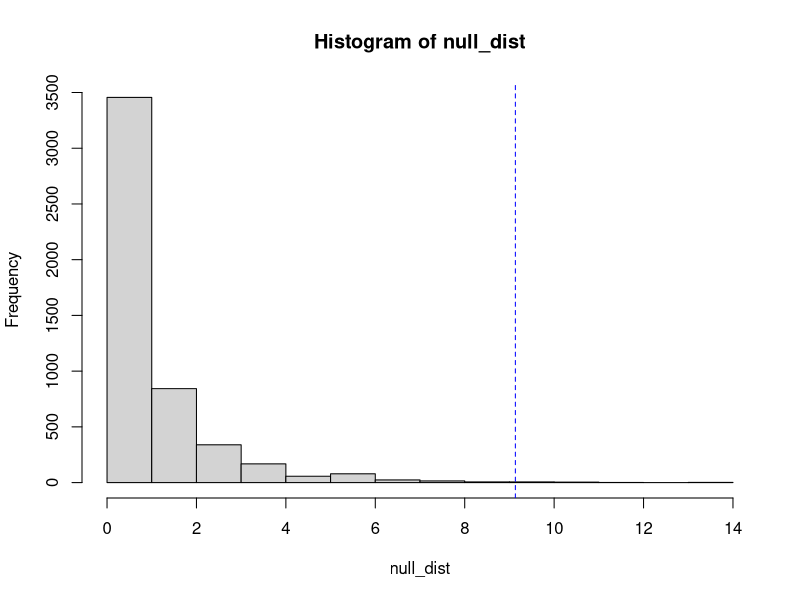
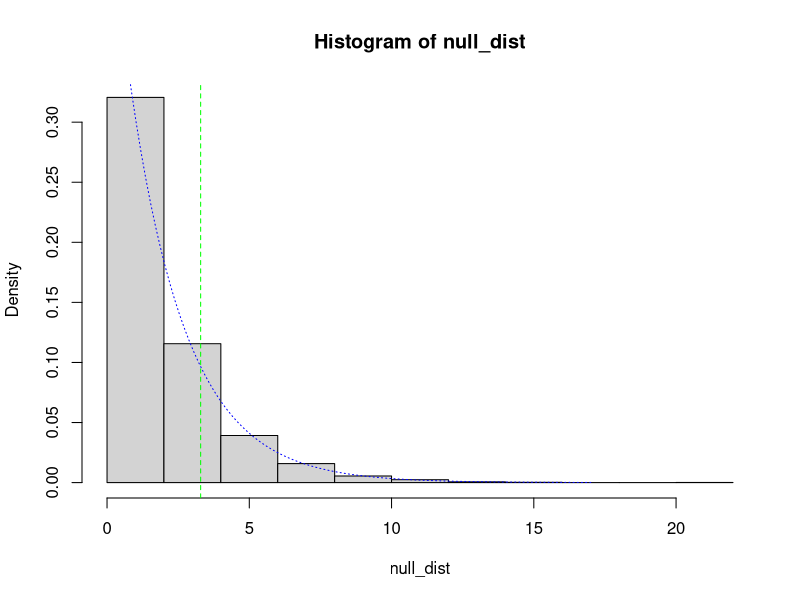
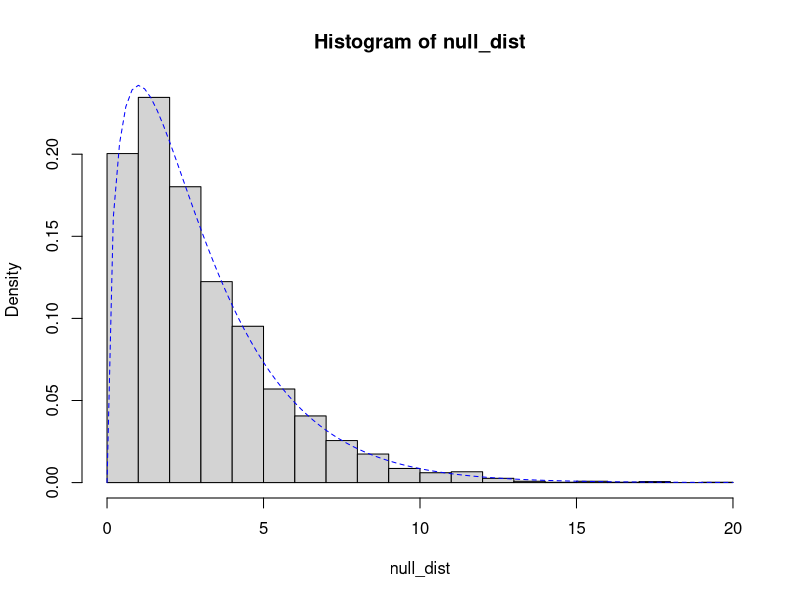

Reproduce these figures in R, in order.
#Create data frame of the type needed for permutation test

bully_data <- matrix(c(rep(c("S", "B"), 42),
         rep(c("S", "N"), 50),
         rep(c("N", "B"), 30), 
         rep(c("N", "N"), 87)), ncol = 2, byrow = TRUE)
bully_data <- as.data.frame(bully_data)

str(bully_data)
names(bully_data) <- c("Height", "Bullied")
table(bully_data) #This is in a different order than we had it in our table!

bully_data$Height <- factor(bully_data$Height, levels = c("S", "N"))
table(bully_data)  #Now it is in the correct order. Just so I don't get confused again!!
tabled_data <- table(bully_data) 

rows <- apply(X = tabled_data, MARGIN = 1, sum)
cols <- apply(tabled_data, 2, sum)
expected_table <- rows %*% t(cols)/sum(tabled_data)  #This is an automated way to compute the expected contingency table!


test_stat <- sum((tabled_data - expected_table)^2/expected_table)

#' Now we want to permute the second column a bunch of times, while repeating the computation above
#' for the permuted data frame. First, we do a permutation and repeat the above computation, then we'll
#' put it inside replicate. 

bully_data$Bullied <- sample(bully_data$Bullied)
tabled_data <- table(bully_data) 
sum((tabled_data - expected_table)^2/expected_table)

#' That was pretty easy. Note that when we repeat, we take a random permutation of a permutation, which
#' is just the same (probabilistically) as taking a random permutation.

null_dist <- replicate(5000, {
  bully_data$Bullied <- sample(bully_data$Bullied)
  tabled_data <- table(bully_data) 
  sum((tabled_data - expected_table)^2/expected_table)
})

#' Let's look at a histogram.

hist(null_dist)
abline(v = test_stat, col = "blue", lty = 2)

#' This is pretty strong evidence against the null hypotesis! Let's check out the $p$-value.

mean(null_dist >= test_stat)

#' If we are being really careful here, then we need to add 1 to the upstairs and downstairs
#' of the previous computation. That doesn't change much, but it does keep the $p$-value from being
#' (estimated at) exactly zero, which would be impossible.

(sum(null_dist >= test_stat) + 1)/(5001)

#' This really doesn't change much.
#' 
#' 
#' Another Example, and relation to chi-squared distributions
#' 

candy_data <- matrix(c(rep(c("B", 1), 42),
                       rep(c("B", 2), 20),
                       rep(c("B", 3), 38),
                       rep(c("G", 1), 33),
                       rep(c("G", 2), 27),
                       rep(c("G", 3), 50)
                       ), byrow = TRUE, ncol = 2)
candy_data
candy_data <- data.frame(candy_data)

names(candy_data) <- c("Gender", "Candy")
table(candy_data)

tabled_candy <- table(candy_data)

row <- apply(tabled_candy, 1, sum)
col <- apply(tabled_candy, 2, sum)

expected_candy <- row %*% t(col)/sum(tabled_candy)
expected_candy
test_stat <- sum((expected_candy - tabled_candy)^2/expected_candy)

null_dist <- replicate(5000, {
  candy_data$Candy <- sample(candy_data$Candy)
  tabled_candy <- table(candy_data)
  sum((expected_candy - tabled_candy)^2/expected_candy)
})

hist(null_dist, probability = TRUE)
abline(v = test_stat, col = "green", lty = 2)
curve(expr = dchisq(x, 2), from = 0, to = 17, add = TRUE, col = "blue", lty = 3)

#' Another example
#' 
bdays <- c(150, 138, 140, 100)
expected_bdays <- rep(sum(bdays)/4, 4)
t_stat <- sum((expected_bdays - bdays)^2/expected_bdays)
null_dist <- replicate(5000, 
  sum((rmultinom(1, sum(bdays), c(1/4,1/4,1/4,1/4)) - expected_bdays)^2/expected_bdays)
)

hist(null_dist, probability = TRUE)
curve(dchisq(x, 3), from = 0, to = 20, add = TRUE, col = "blue", lty = 2)
